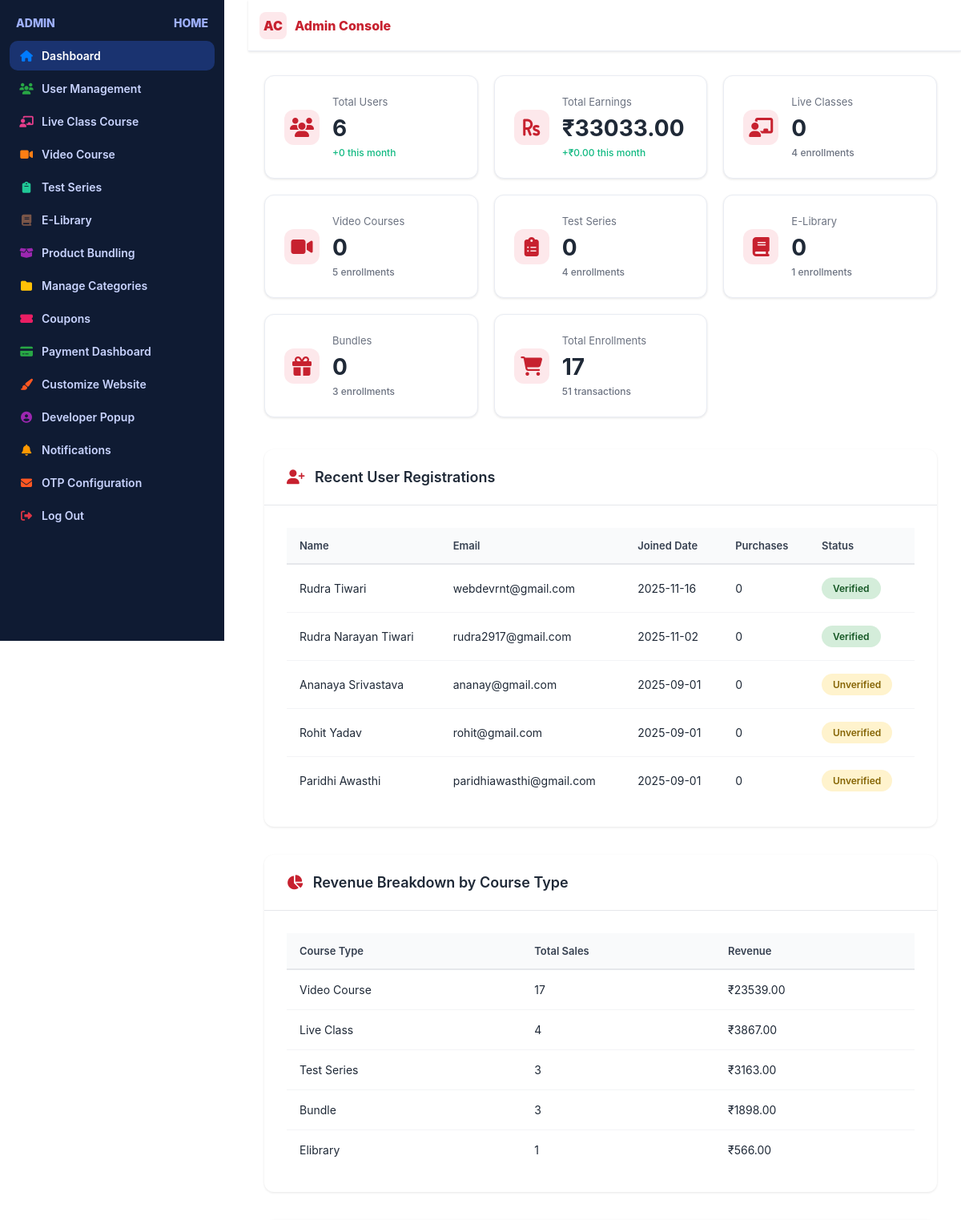
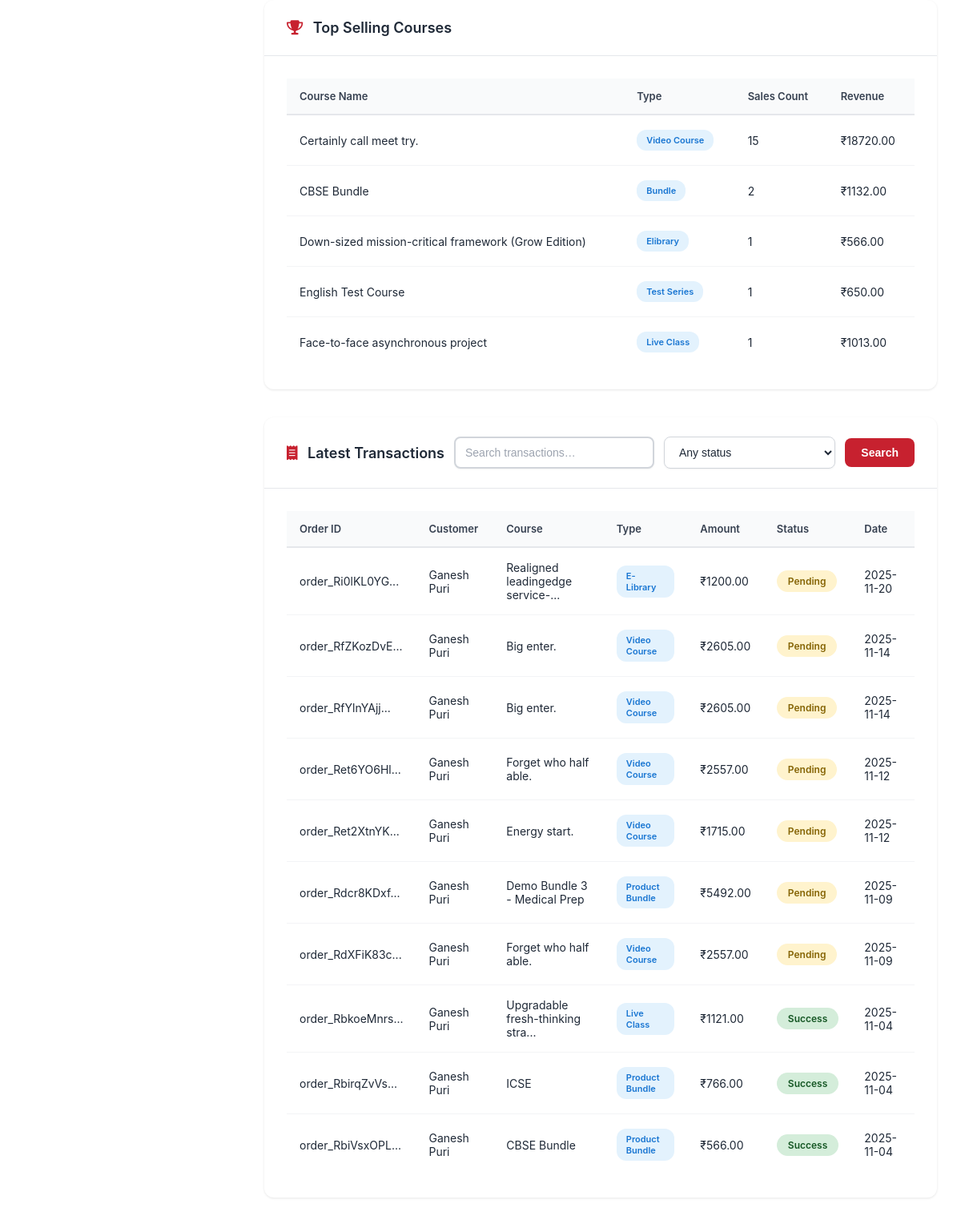
Page /admin_panel/ (signed in) on the committed database (2 pictures, top to bottom).
### base/models.py (models this page shows, shortened)
class User(AbstractBaseUser, PermissionsMixin):
    email = models.EmailField(unique=True)
    first_name = models.CharField(max_length=150, blank=True)
    middle_name = models.CharField(max_length=150, blank=True)
    last_name = models.CharField(max_length=150, blank=True)
    age = models.PositiveIntegerField(null=True, blank=True)
    contact_number = models.CharField(max_length=20, blank=True)
    GENDER_CHOICES = [
        ('M', 'Male'),
        ('F', 'Female'),
        ('O', 'Other'),
        ('N', 'Prefer not to say'),
    ]
    gender = models.CharField(max_length=1, choices=GENDER_CHOICES, blank=True)
    profile_image = models.ImageField(upload_to='profile_pics/', null=True, blank=True)
    is_active = models.BooleanField(default=True)
    is_staff = models.BooleanField(default=False)
    is_verified = models.BooleanField(default=False)
    date_joined = models.DateTimeField(auto_now_add=True)
    USERNAME_FIELD = 'email'
    REQUIRED_FIELDS = []
    objects = UserManager()
    def get_full_name(self):
        parts = [self.first_name, self.middle_name, self.last_name]
        full_name = ' '.join(filter(None, [p.strip() for p in parts]))
        return full_name

class Payment(models.Model):
    user = models.ForeignKey(User, on_delete=models.CASCADE, null=True, blank=True)
    razorpay_order_id = models.CharField(max_length=100, unique=True)
    razorpay_payment_id = models.CharField(max_length=100, blank=True, null=True)
    razorpay_signature = models.CharField(max_length=255, blank=True, null=True)
    course_type = models.CharField(max_length=50, choices=[
        ('video_course', 'Video Course'),
        ('live_class', 'Live Class'),
        ('test_series', 'Test Series'),
        ('elibrary', 'E-Library'),
        ('bundle', 'Product Bundle')
    ])
    course_id = models.IntegerField()
    course_name = models.CharField(max_length=255)
    amount = models.IntegerField()  # Amount in paise
    currency = models.CharField(max_length=10, default='INR')
    status = models.CharField(max_length=50, default='Created', choices=[
        ('Created', 'Created'),
        ('Success', 'Success'),
        ('Failed', 'Failed')
    ])
    created_at = models.DateTimeField(auto_now_add=True)
    updated_at = models.DateTimeField(auto_now=True)
    class Meta:
        ordering = ['-created_at']

### adminpanel/views.py (the view)
# urls.py: path('admin_panel/', views.admin_dashboard, name='admindashboard'),
@staff_member_required
def admin_dashboard(request):
    now = timezone.now()
    this_month = now.replace(day=1, hour=0, minute=0, second=0, microsecond=0)
    total_users = User.objects.filter(is_superuser=False).count()
    this_month_signups = User.objects.filter(
        date_joined__gte=this_month,
        is_superuser=False
    ).count()
    total_earnings = Payment.objects.filter(
        status='Success'
    ).aggregate(
        total=Sum('amount')
    )['total'] or 0
    total_earnings = total_earnings / 100  # Convert from paise to rupees
    this_month_earnings = Payment.objects.filter(
        status='Success',
        created_at__gte=this_month
    ).aggregate(
        total=Sum('amount')
    )['total'] or 0
    this_month_earnings = this_month_earnings / 100
    total_live_classes = LiveClassCourse.objects.filter(is_active=True).count()
    total_video_courses = VideoCourse.objects.count()
    total_test_series = TestSeries.objects.filter(is_active=True).count()
    total_elibrary = ELibraryCourse.objects.filter(is_active=True).count()
    total_bundles = ProductBundle.objects.filter(status='active').count()
    total_enrollments = UserCourseAccess.objects.filter(is_active=True).count()
    enrollments_by_type = UserCourseAccess.objects.filter(
        is_active=True
    ).values('course_type').annotate(
        count=Count('id')
    )
    enrollment_stats = {item['course_type']: item['count'] for item in enrollments_by_type}
    latest_transactions = Payment.objects.select_related('user').order_by('-created_at')[:10]
    transactions_data = []
    for payment in latest_transactions:
        transactions_data.append({
            'invoice': payment.razorpay_order_id[:15] + '...' if len(payment.razorpay_order_id) > 15 else payment.razorpay_order_id,
            'customer': payment.user.get_full_name() or payment.user.email.split('@')[0] if payment.user else 'Guest',
            'amount': f"₹{payment.amount / 100:.2f}",
            'status': payment.status,
            'date': payment.created_at.strftime('%Y-%m-%d'),
            'course_name': payment.course_name[:30] + '...' if len(payment.course_name) > 30 else payment.course_name,
            'course_type': payment.get_course_type_display(),
        })
    revenue_by_type = Payment.objects.filter(
        status='Success'
    ).values('course_type').annotate(
        total=Sum('amount')
    ).order_by('-total')
    revenue_breakdown = []
    for item in revenue_by_type:
        revenue_breakdown.append({
            'type': item['course_type'].replace('_', ' ').title(),
            'amount': item['total'] / 100,
            'count': Payment.objects.filter(
                status='Success',
                course_type=item['course_type']
            ).count()
        })
    top_courses = Payment.objects.filter(
        status='Success'
    ).values('course_name', 'course_type').annotate(
        sales_count=Count('id'),
        revenue=Sum('amount')
    ).order_by('-sales_count')[:5]
    top_courses_data = []
    for course in top_courses:
        top_courses_data.append({
            'name': course['course_name'],
            'type': course['course_type'].replace('_', ' ').title(),
            'sales': course['sales_count'],
            'revenue': course['revenue'] / 100
        })
    recent_users = User.objects.filter(
        is_superuser=False
    ).order_by('-date_joined')[:5]
    recent_users_data = []
    for user in recent_users:
        purchase_count = UserCourseAccess.objects.filter(
            user=user,
            is_active=True
        ).count()
        recent_users_data.append({
            'name': user.get_full_name() or user.email.split('@')[0],
            'email': user.email,
            'joined': user.date_joined.strftime('%Y-%m-%d'),
            'purchases': purchase_count,
            'verified': user.is_verified
        })
    context = {
        'total_users': total_users,
        'this_month_signups': this_month_signups,
        'total_earnings': f"{total_earnings:.2f}",
        'this_month_earnings': f"{this_month_earnings:.2f}",
        'total_live_classes': total_live_classes,
        'total_video_courses': total_video_courses,
        'total_test_series': total_test_series,
        'total_elibrary': total_elibrary,
        'total_bundles': total_bundles,
        'total_enrollments': total_enrollments,
        'enrollment_stats': enrollment_stats,
        'latest_transactions': transactions_data,
        'total_transactions': Payment.objects.count(),
        'revenue_breakdown': revenue_breakdown,
        'top_courses': top_courses_data,
        'recent_users': recent_users_data,
    }
    return render(request, 'admin_dashboard.html', context)

### adminpanel/templates/admin_dashboard.html (shortened to what this page needs)
{% load static %}
{% load navbar_tags %}
<!DOCTYPE html>
<html lang="en">
<head>
<link href="{% static 'css/fontawesome/all.min.css' %}" rel="stylesheet">
{% get_favicon_url as favicon_url %}
</head>
<body>
  <div class="admin-root">
    {% block sidebar %}
    {% include "sidebar.html" %}
    {% endblock sidebar %}
    <header class="admin-topbar">
      <div class="admin-brand">
        <div class="admin-brand-logo">AC</div>
        <div>Admin Console</div>
      </div>
    </header>
    <main class="admin-main">
      {% block content %}
      <section class="admin-kpis">
        <div class="admin-kpi">
          <div class="admin-kpi-ico"><i class="fas fa-users"></i></div>
          <div>
            <div class="admin-kpi-label">Total Users</div>
            <div class="admin-kpi-value">{{ total_users }}</div>
            <small style="color: #10b981;">
              +{{ this_month_signups }} this month
            </small>
          </div>
        </div>
        <div class="admin-kpi">
          <div class="admin-kpi-ico"><i class="fas fa-rupee-sign"></i></div>
          <div>
            <div class="admin-kpi-label">Total Earnings</div>
            <div class="admin-kpi-value">₹{{ total_earnings }}</div>
            <small style="color: #10b981;">
              +₹{{ this_month_earnings }} this month
            </small>
          </div>
        </div>
        <div class="admin-kpi">
          <div class="admin-kpi-ico"><i class="fas fa-chalkboard-teacher"></i></div>
          <div>
            <div class="admin-kpi-label">Live Classes</div>
            <div class="admin-kpi-value">{{ total_live_classes }}</div>
            <small style="color: #6b7280;">
              {{ enrollment_stats.live_class|default:0 }} enrollments
            </small>
          </div>
        </div>
        <div class="admin-kpi">
          <div class="admin-kpi-ico"><i class="fas fa-video"></i></div>
          <div>
            <div class="admin-kpi-label">Video Courses</div>
            <div class="admin-kpi-value">{{ total_video_courses }}</div>
            <small style="color: #6b7280;">
              {{ enrollment_stats.video_course|default:0 }} enrollments
            </small>
          </div>
        </div>
        <div class="admin-kpi">
          <div class="admin-kpi-ico"><i class="fas fa-clipboard-list"></i></div>
          <div>
            <div class="admin-kpi-label">Test Series</div>
            <div class="admin-kpi-value">{{ total_test_series }}</div>
            <small style="color: #6b7280;">
              {{ enrollment_stats.test_series|default:0 }} enrollments
            </small>
          </div>
        </div>
        <div class="admin-kpi">
          <div class="admin-kpi-ico"><i class="fas fa-book"></i></div>
          <div>
            <div class="admin-kpi-label">E-Library</div>
            <div class="admin-kpi-value">{{ total_elibrary }}</div>
            <small style="color: #6b7280;">
              {{ enrollment_stats.elibrary|default:0 }} enrollments
            </small>
          </div>
        </div>
        <div class="admin-kpi">
          <div class="admin-kpi-ico"><i class="fas fa-gift"></i></div>
          <div>
            <div class="admin-kpi-label">Bundles</div>
            <div class="admin-kpi-value">{{ total_bundles }}</div>
            <small style="color: #6b7280;">
              {{ enrollment_stats.bundle|default:0 }} enrollments
            </small>
          </div>
        </div>
        <div class="admin-kpi">
          <div class="admin-kpi-ico"><i class="fas fa-shopping-cart"></i></div>
          <div>
            <div class="admin-kpi-label">Total Enrollments</div>
            <div class="admin-kpi-value">{{ total_enrollments }}</div>
            <small style="color: #6b7280;">
              {{ total_transactions }} transactions
            </small>
          </div>
        </div>
      </section>
      {% if recent_users %}
      <section class="admin-card">
        <div class="admin-card-hd">
          <h3><i class="fas fa-user-plus"></i> Recent User Registrations</h3>
        </div>
        <div class="admin-card-bd">
          <table class="admin-table">
            <thead>
              <tr>
                <th>Name</th>
                <th>Email</th>
                <th>Joined Date</th>
                <th>Purchases</th>
                <th>Status</th>
              </tr>
            </thead>
            <tbody>
              {% for user in recent_users %}
              <tr>
                <td>{{ user.name }}</td>
                <td>{{ user.email }}</td>
                <td>{{ user.joined }}</td>
                <td>{{ user.purchases }}</td>
                <td>
                  {% if user.verified %}
                    <span class="status-badge status-success">Verified</span>
                  {% else %}
                    <span class="status-badge status-pending">Unverified</span>
                  {% endif %}
                </td>
              </tr>
              {% endfor %}
            </tbody>
          </table>
        </div>
      </section>
      {% endif %}
      {% if revenue_breakdown %}
      <section class="admin-card">
        <div class="admin-card-hd">
          <h3><i class="fas fa-chart-pie"></i> Revenue Breakdown by Course Type</h3>
        </div>
        <div class="admin-card-bd">
          <table class="admin-table">
            <thead>
              <tr>
                <th>Course Type</th>
                <th>Total Sales</th>
                <th>Revenue</th>
              </tr>
            </thead>
            <tbody>
              {% for item in revenue_breakdown %}
              <tr>
                <td>{{ item.type }}</td>
                <td>{{ item.count }}</td>
                <td>₹{{ item.amount|floatformat:2 }}</td>
              </tr>
              {% endfor %}
            </tbody>
          </table>
        </div>
      </section>
      {% endif %}
      {% if top_courses %}
      <section class="admin-card">
        <div class="admin-card-hd">
          <h3><i class="fas fa-trophy"></i> Top Selling Courses</h3>
        </div>
        <div class="admin-card-bd">
          <table class="admin-table">
            <thead>
              <tr>
                <th>Course Name</th>
                <th>Type</th>
                <th>Sales Count</th>
                <th>Revenue</th>
              </tr>
            </thead>
            <tbody>
              {% for course in top_courses %}
              <tr>
                <td>{{ course.name }}</td>
                <td><span class="badge">{{ course.type }}</span></td>
                <td>{{ course.sales }}</td>
                <td>₹{{ course.revenue|floatformat:2 }}</td>
              </tr>
              {% endfor %}
            </tbody>
          </table>
        </div>
      </section>
      {% endif %}
      <section class="admin-card">
        <div class="admin-card-hd">
          <h3><i class="fas fa-receipt"></i> Latest Transactions</h3>
          <div class="admin-filters">
            <input class="admin-filter-input" type="text" id="searchInput" placeholder="Search transactions…" />
            <select class="admin-filter-select" id="statusFilter">
              <option value="">Any status</option>
            </select>
            <button class="admin-filter-btn" type="button" onclick="filterTransactions()">Search</button>
          </div>
        </div>
        <div class="admin-card-bd">
          <table class="admin-table" id="transactionsTable">
            <thead>
              <tr>
                <th>Order ID</th>
                <th>Customer</th>
                <th>Course</th>
                <th>Type</th>
                <th>Amount</th>
                <th>Status</th>
                <th>Date</th>
              </tr>
            </thead>
            <tbody>
              {% for txn in latest_transactions %}
              <tr data-status="{{ txn.status }}" data-customer="{{ txn.customer|lower }}" data-course="{{ txn.course_name|lower }}">
                <td>{{ txn.invoice }}</td>
                <td>{{ txn.customer }}</td>
                <td>{{ txn.course_name }}</td>
                <td><span class="badge">{{ txn.course_type }}</span></td>
                <td>{{ txn.amount }}</td>
                <td>
                  {% if txn.status == 'Success' %}
                    <span class="status-badge status-success">{{ txn.status }}</span>
                  {% elif txn.status == 'Failed' %}
                    <span class="status-badge status-failed">{{ txn.status }}</span>
                  {% else %}
                    <span class="status-badge status-pending">{{ txn.status }}</span>
                  {% endif %}
                </td>
                <td>{{ txn.date }}</td>
              </tr>
              {% endfor %}
            </tbody>
          </table>
        </div>
      </section>
      {% endblock content %}
    </main>
  </div>
</body>
</html>

### rows in the picture
User: email "webdevrnt@gmail.com"
User: email "rudra2917@gmail.com"
User: email "ananay@gmail.com"
User: email "rohit@gmail.com"
User: email "paridhiawasthi@gmail.com"
Payment: name "CBSE Bundle", type "Bundle", sales "2", revenue "1132.00", course_name "CBSE Bundle", status "Success"
Payment: status "Pending"
Payment: course_name "Big enter.", status "Pending"
Payment: course_name "Big enter.", status "Pending"
Payment: course_name "Forget who half able.", status "Pending"
Payment: course_name "Energy start.", status "Pending"
Payment: course_name "Demo Bundle 3 - Medical Prep", status "Pending"
Payment: course_name "Forget who half able.", status "Pending"
Payment: status "Success"
Payment: course_name "ICSE", status "Success"

### other values in the picture
{{ total_users }} "6"
{{ this_month_signups }} "0"
{{ total_earnings }} "33033.00"
{{ this_month_earnings }} "0.00"
{{ total_live_classes }} "0"
{{ enrollment_stats.live_class|default:0 }} "4"
{{ total_video_courses }} "0"
{{ enrollment_stats.video_course|default:0 }} "5"
{{ total_test_series }} "0"
{{ enrollment_stats.test_series|default:0 }} "4"
{{ total_elibrary }} "0"
{{ enrollment_stats.elibrary|default:0 }} "1"
{{ total_bundles }} "0"
{{ enrollment_stats.bundle|default:0 }} "3"
{{ total_enrollments }} "17"
